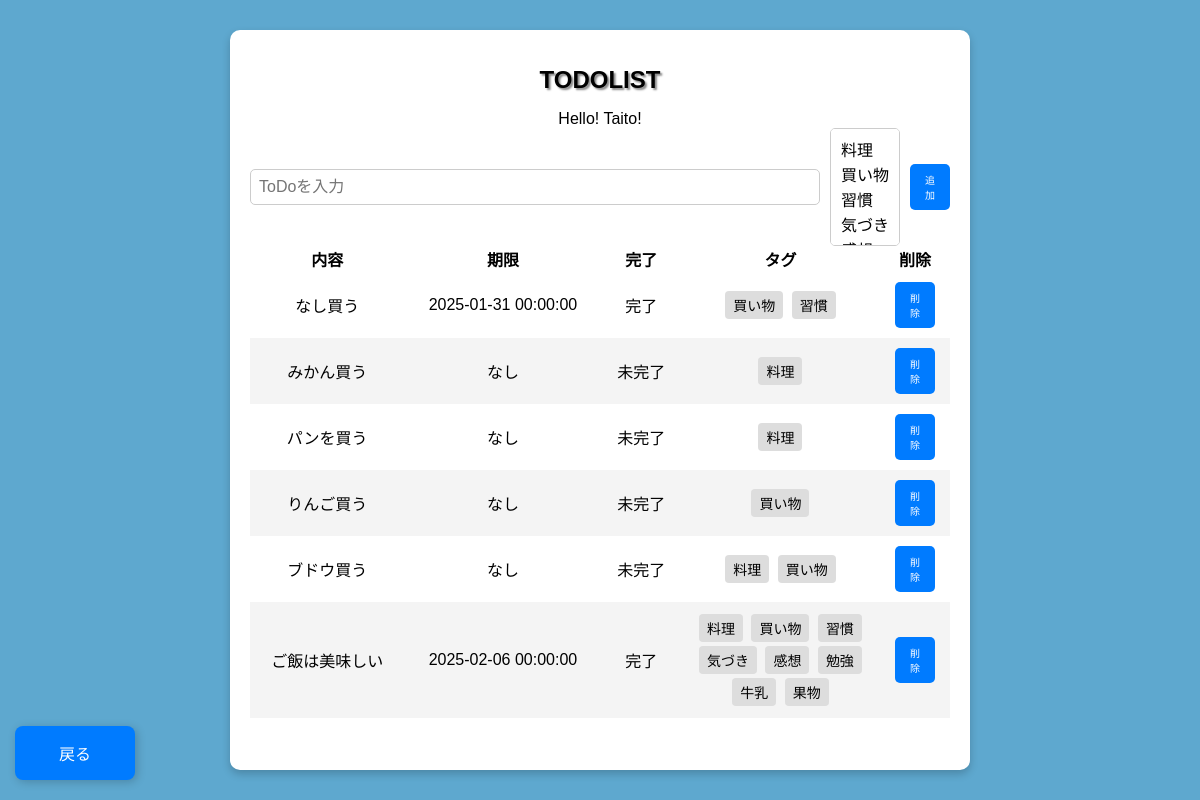
Before: /todo with the older database file.
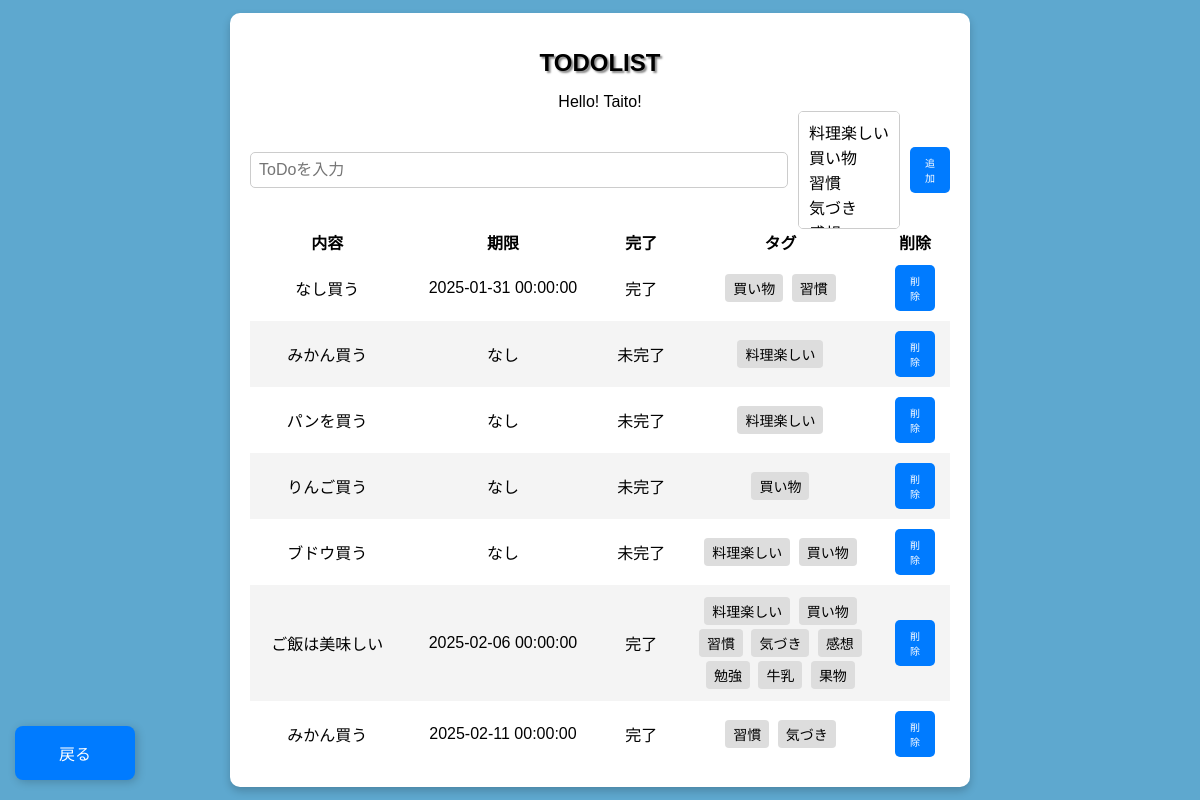
After: the same page with the newer database file.
### app/database/table/models.py (models this page shows)
class Todo(Base):
    __tablename__ = 'todo'
    __table_args__ = {
        'comment': 'todoの内容を管理するテーブル'
    }
    id   = Column('todo_id', Integer, primary_key=True, autoincrement=True)
    box  = Column('box', String(200), nullable=False)
    date = Column('date', DateTime, nullable=True)  # 現在時刻をデフォルトに設定
    completed = Column('completed', Boolean, default=False)
    settings = relationship("Set", back_populates="todo", cascade="all, delete-orphan")

class Tag(Base):
    __tablename__ = 'tag'
    __table_args__ = {
        'comment': 'tagの内容を管理するテーブル'
    }
    id   = Column('tag_id', Integer, primary_key=True, autoincrement=True)
    desc = Column('description', String(200), nullable=False)
    settings = relationship("Set", back_populates="tag", cascade="all, delete-orphan")

### app/main.py (the view)
@app.get("/todo")
async def read_todolist(request: Request):
    tag_list = db.query(Tag).all()
    todo_list = db.query(Todo).all()
    todo_list_with_tags = []
    for todo in todo_list:
        set_tags = (
            db.query(Tag.desc)
            .join(Set, Set.tag_id == Tag.id)
            .filter(Set.todo_id == todo.id)
            .all()
        )
        tag_descs = [set_tag.desc for set_tag in set_tags]
        todo_list_with_tags.append({
            "todo": todo,
            "set_tag_descs": tag_descs
        })
    db.close()
    return templates.TemplateResponse("todolist.html", {
        "request": request,
        "name": "Taito!",
        "todo_list": todo_list_with_tags,
        "tag_list": tag_list,
    })

### app/templates/todolist.html (shortened to what this page needs)
{%- extends "layout.html" %}
{%- block content %}
    <form id="todo-form" class="todo-form" method="POST" action="/todo">
        <input type="text" id="todo-input" class="todo-input" placeholder="ToDoを入力" name="box" required>
        <select id="tag-select" class="tag-select" name="tag" multiple>
            {% for tag in tag_list %}
                <option value="{{ tag.id }}">{{ tag.desc }}</option>
            {% endfor %}
        </select>
        <button type="submit" class="add-button">追加</button>
    </form>
    <table style="border-collapse: separate; border-spacing: 0;">
        <thead>
            <tr>
                <th>内容</th>
                <th>期限</th>
                <th>完了</th>
                <th>タグ</th>
                <th>削除</th>
            </tr>
        </thead>
        <tbody id="todo-list">
            {% for item in todo_list %}
            <tr>
                <td>
                    <a href="/todo/{{ item.todo.id }}" style="color: black; text-decoration: none;">
                        {{ item.todo.box }}
                    </a>
                </td>
                <td>{{ item.todo.date if item.todo.date else 'なし' }}</td>
                <td>{{ '完了' if item.todo.completed else '未完了' }}</td>
                <td class="listtags-column">
                    {% if item.set_tag_descs %}
                        {% for tag_desc in item.set_tag_descs %}
                            <span class="tag">{{ tag_desc }}</span>
                        {% endfor %}
                    {% else %}
                        なし
                    {% endif %}
                </td>
                <td>
                    <button onclick="deleteTodo('{{ item.todo.id }}')" class="add-button">
                        削除
                    </button>
                </td>
            </tr>
            {% endfor %}
        </tbody>
    </table>
    <a href="/" class="back-button">戻る</a>
{%- endblock %}

Changed rows visible on the page:
now on one of the page's lists (row unchanged): Tag: description "習慣"
changed Tag: description "料理" → "料理楽しい"
now on one of the page's lists (row unchanged): Tag: description "気づき"
added Todo: todo.box "みかん買う", todo "2025-02-11 00:00:00", completed "完了"
Other visible differences:
form field tag: "料理 / 買い物 / 習慣 / 気づき" → "料理楽しい / 買い物 / 習慣 / 気づき"
new list line: "削除"
